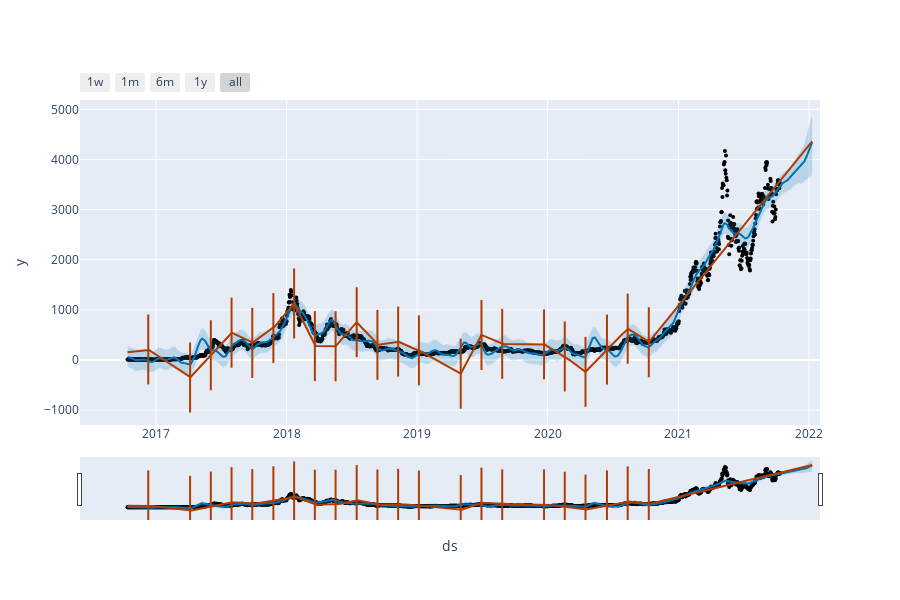

The notebook cell saved with this chart:
### Code cell
from prophet.plot import plot_plotly, plot_components_plotly

plot_plotly(m, forecast,changepoints = True,trend = True)

### Figure 1 — Plotly figure (JSON) as saved in the notebook; plotly's stock layout.template omitted (floating-point values rounded to 4 significant figures; data arrays with more than 128 entries replaced by an {"elided": "..."} marker saying what was removed)
{"data": [{"marker": {"color": "black", "size": 4}, "mode": "markers", "name": "Actual", "type": "scatter", "x": {"elided": "1822 str values"}, "y": {"elided": "1822 float values"}}, {"hoverinfo": "skip", "line": {"width": 0}, "mode": "lines", "type": "scatter", "x": {"elided": "1916 str values"}, "y": {"elided": "1916 float values"}}, {"fill": "tonexty", "fillcolor": "rgba(0, 114, 178, 0.2)", "line": {"color": "#0072B2", "width": 2}, "mode": "lines", "name": "Predicted", "type": "scatter", "x": {"elided": "1916 str values"}, "y": {"elided": "1916 float values"}}, {"fill": "tonexty", "fillcolor": "rgba(0, 114, 178, 0.2)", "hoverinfo": "skip", "line": {"width": 0}, "mode": "lines", "type": "scatter", "x": {"elided": "1916 str values"}, "y": {"elided": "1916 float values"}}, {"line": {"color": "#B23B00", "width": 2}, "mode": "lines", "name": "Trend", "type": "scatter", "x": {"elided": "1916 str values"}, "y": {"elided": "1916 float values"}}, {"hoverinfo": "skip", "marker": {"color": "#B23B00", "line": {"width": 2}, "size": 50, "symbol": "line-ns-open"}, "mode": "markers", "type": "scatter", "x": ["2016-12-10T00:00:00", "2017-04-06T00:00:00", "2017-06-03T00:00:00", "2017-07-31T00:00:00", "2017-09-27T00:00:00", "2017-11-25T00:00:00", "2018-01-22T00:00:00", "2018-03-21T00:00:00", "2018-05-18T00:00:00", "2018-07-16T00:00:00", "2018-09-12T00:00:00", "2018-11-09T00:00:00", "2019-01-06T00:00:00", "2019-05-03T00:00:00", "2019-06-30T00:00:00", "2019-08-27T00:00:00", "2019-12-22T00:00:00", "2020-02-18T00:00:00", "2020-04-16T00:00:00", "2020-06-15T00:00:00", "2020-08-12T00:00:00", "2020-10-10T00:00:00"], "y": [209.4, -349.3, 94.28, 546.2, 341.4, 637.0, 1128.0, 277.1, 275.0, 754.2, 302.1, 367.5, 192.5, -274.1, 499.6, 321.3, 313.4, 71.33, -237.1, 208.0, 624.9, 353.6]}], "layout": {"height": 600, "showlegend": false, "width": 900, "xaxis": {"rangeselector": {"buttons": [{"count": 7, "label": "1w", "step": "day", "stepmode": "backward"}, {"count": 1, "label": "1m", "step": "month", "stepmode": "backward"}, {"count": 6, "label": "6m", "step": "month", "stepmode": "backward"}, {"count": 1, "label": "1y", "step": "year", "stepmode": "backward"}, {"step": "all"}]}, "rangeslider": {"visible": true}, "title": {"text": "ds"}, "type": "date"}, "yaxis": {"title": {"text": "y"}}}}
